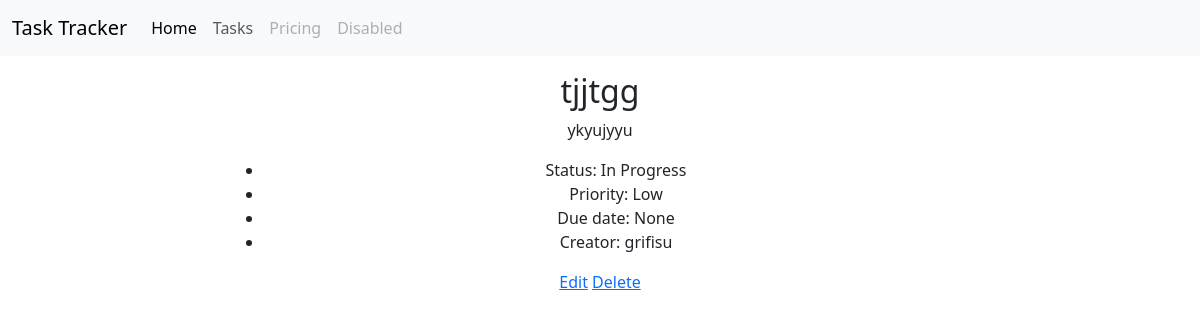
The page /tasks/6/ on the database its author committed.
### tasks/models.py (models this page shows, shortened)
class Task(models.Model):
    STATUS_CHOICES = [
        ('pending', 'Pending'),
        ('in_progress', 'In Progress'),
        ('completed', 'Completed'),
    ]
    PRIORITY_CHOICES = [
        ('low', 'Low'),
        ('medium', 'Medium'),
        ('high', 'High'),
        ("very_high", "Very High"),
    ]
    title = models.CharField(max_length=150, verbose_name='Task Title')
    description = models.TextField()
    status = models.CharField(max_length=20, choices=STATUS_CHOICES, default='pending', verbose_name='Task Status')
    priority = models.CharField(max_length=20, choices=PRIORITY_CHOICES, default='medium', verbose_name='Task Priority')
    due_date = models.DateField(null=True, blank=True, verbose_name='Due Date')
    creator = models.ForeignKey(User, on_delete=models.CASCADE, verbose_name='Task Creator')
    created_at = models.DateTimeField(auto_now_add=True, verbose_name='Created At')
    updated_at = models.DateTimeField(auto_now=True, verbose_name='Updated At')
    class Meta:
        verbose_name = 'Task'
        verbose_name_plural = 'Tasks'
        ordering = ['-created_at']

### tasks/views.py (the view)
# urls.py: path('<int:pk>/', views.TaskDetailView.as_view(), name='task-detail'),
class TaskDetailView(DetailView):
    model = Task
    context_object_name = 'task'
    template_name = 'tasks/task_detail.html'

### tasks/templates/tasks/task_detail.html (shortened to what this page needs)
{% extends 'base.html' %}
{% block content %}
<h2>{{ task.title }}</h2>
<p>{{ task.description }}</p>
<ul>
  <li>Status: {{ task.get_status_display }}</li>
  <li>Priority: {{ task.get_priority_display }}</li>
  <li>Due date: {{ task.due_date|default:'None' }}</li>
  <li>Creator: {{ task.creator }}</li>
</ul>
<a href="{% url 'tasks:task-update' task.pk %}">Edit</a>
<a href="{% url 'tasks:task-delete' task.pk %}">Delete</a>
{% endblock %}

### rows shown on the page
Task: title "tjjtgg", description "ykyujyyu", status "In Progress", priority "Low", due_date "None", creator "grifisu"
